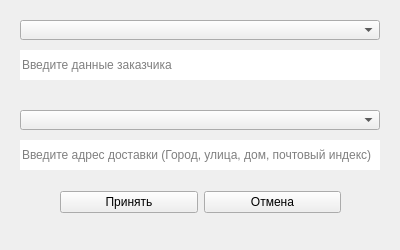
<?xml version="1.0" encoding="UTF-8"?>
<ui version="4.0">
 <class>Client_data_and_address</class>
 <widget class="QWidget" name="Client_data_and_address">
  <property name="geometry">
   <rect>
    <x>0</x>
    <y>0</y>
    <width>400</width>
    <height>250</height>
   </rect>
  </property>
  <property name="windowTitle">
   <string>Данные клиента</string>
  </property>
  <widget class="QLineEdit" name="lineEdit_client">
   <property name="geometry">
    <rect>
     <x>20</x>
     <y>50</y>
     <width>360</width>
     <height>30</height>
    </rect>
   </property>
   <property name="frame">
    <bool>false</bool>
   </property>
   <property name="placeholderText">
    <string>Введите данные заказчика</string>
   </property>
  </widget>
  <widget class="QLineEdit" name="lineEdit_address">
   <property name="geometry">
    <rect>
     <x>20</x>
     <y>140</y>
     <width>360</width>
     <height>30</height>
    </rect>
   </property>
   <property name="frame">
    <bool>false</bool>
   </property>
   <property name="placeholderText">
    <string>Введите адрес доставки (Город, улица, дом, почтовый индекс)</string>
   </property>
  </widget>
  <widget class="QWidget" name="layoutWidget">
   <property name="geometry">
    <rect>
     <x>60</x>
     <y>190</y>
     <width>281</width>
     <height>25</height>
    </rect>
   </property>
   <layout class="QHBoxLayout" name="horizontalLayout">
    <item>
     <widget class="QPushButton" name="btn_take_data">
      <property name="cursor">
       <cursorShape>PointingHandCursor</cursorShape>
      </property>
      <property name="text">
       <string>Принять</string>
      </property>
     </widget>
    </item>
    <item>
     <widget class="QPushButton" name="btn_cancel">
      <property name="cursor">
       <cursorShape>PointingHandCursor</cursorShape>
      </property>
      <property name="text">
       <string>Отмена</string>
      </property>
     </widget>
    </item>
   </layout>
  </widget>
  <widget class="QComboBox" name="comboBox_client">
   <property name="geometry">
    <rect>
     <x>20</x>
     <y>20</y>
     <width>360</width>
     <height>20</height>
    </rect>
   </property>
  </widget>
  <widget class="QComboBox" name="comboBox_address">
   <property name="geometry">
    <rect>
     <x>20</x>
     <y>110</y>
     <width>360</width>
     <height>20</height>
    </rect>
   </property>
  </widget>
 </widget>
 <resources/>
 <connections/>
</ui>
